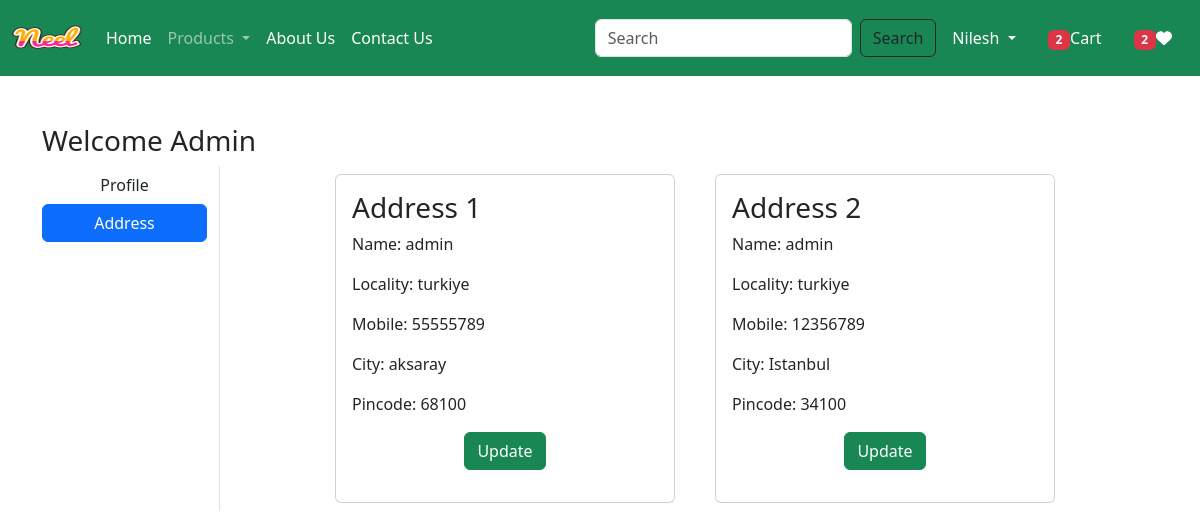
The page /address/ (signed in) on the database its author committed.
### app/models.py (models this page shows, shortened)
class Customer(models.Model):
    user = models.ForeignKey(User, on_delete=models.CASCADE)
    name = models.CharField(max_length=200)
    locality = models.CharField(max_length=200)
    city = models.CharField(max_length=50)
    mobile = models.IntegerField(default=0)
    zipcode = models.IntegerField()

### app/views.py (the view)
# urls.py: path("address/", views.address, name="address"),
@login_required
def address(request):
    add = Customer.objects.filter(user=request.user)
    totalitem = 0
    wishitem = 0
    if request.user.is_authenticated:
        totalitem = len(Cart.objects.filter(user=request.user))
        wishitem = len(WishList.objects.filter(user=request.user))
    return render(request, "app/address.html", locals())

### app/templates/app/address.html (shortened to what this page needs)
{% extends 'app/base.html' %}
{% load static %}
{% block content %}
    <div class="container my-5">
        <div class="row">
            <h3>Welcome <span class="text-capitalize">{{request.user}}</span></h3>
            <div class="col-sm-2 border-end">
                <ul class="list-unstyled">
                    <li class="d-grid"><a href="{% url 'profile' %}" class="btn">Profile</a></li>
                    <li class="d-grid"><a href="{% url 'address' %}" class="btn btn-primary">Address</a></li>
                </ul>
            </div>
            <div class="col-sm-8 offset-sm-1">
                <div class="row">
                    {% for ad in add %}
                        <div class="col-sm-6">
                            <div class="card m-2">
                                <div class="card-body">
                                    <h3>Address {{forloop.counter}}</h3>
                                    <p>Name: {{ad.name}}</p>
                                    <p>Locality: {{ad.locality}}</p>
                                    <p>Mobile: {{ad.mobile}}</p>
                                    <p>City: {{ad.city}}</p>
                                    <p>Pincode: {{ad.zipcode}}</p>
                                    <p class="text-center"><a href="{% url 'updateAddress' pk=ad.id %}" type="button" class="btn btn-success">Update</a></p>
                                </div>
                            </div>
                        </div>
                    {% endfor %}
                </div>
            </div>
        </div>
    </div>
{% endblock %}

### rows shown on the page
Customer: name "admin", locality "turkiye", mobile "55555789", city "aksaray", zipcode "68100"
Customer: name "admin", locality "turkiye", mobile "12356789", city "Istanbul", zipcode "34100"

### other values the page prints
{{ totalitem }} "2"
{{ wishitem }} "2"
{{ request.user }} "Admin"
